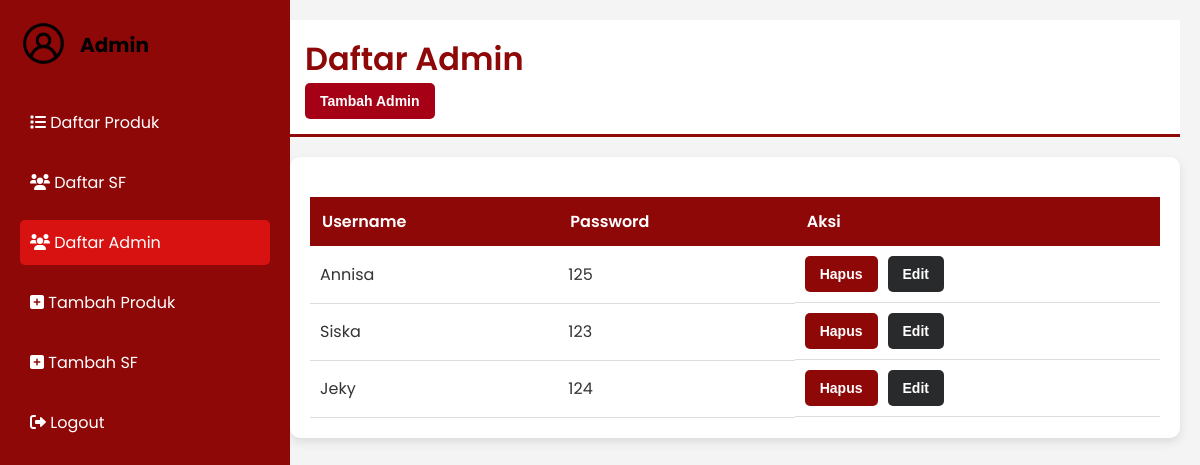
Screenshot of /indihome-catalog/daftar_admin.php (signed in) with the database file from the repository.
### tables this page shows
CREATE TABLE `users` (
  `id` int(11) NOT NULL,
  `username` varchar(50) NOT NULL,
  `password` varchar(50) NOT NULL
);

### indihome-catalog/daftar_admin.php (the view, shortened to what this page needs)
<!DOCTYPE html>
<html lang="id">
<head>
    <link rel="stylesheet" href="css/admin.css">
    <link rel="stylesheet" href="https://cdnjs.cloudflare.com/ajax/libs/font-awesome/6.0.0-beta3/css/all.min.css">
</head>
<body>
    <div class="sidebar">
        <div class="logo-container">
            <img src="images/Admin.png" alt="Admin Logo" class="admin-logo">
            <h2>Admin</h2>
        </div>
        <ul>
            <li><a href="daftar_produk.php"><i class="fas fa-list"></i> Daftar Produk</a></li>
            <li><a href="daftar_sf.php"><i class="fas fa-users"></i> Daftar SF</a></li>
            <li><a href="daftar_admin.php" class="active"><i class="fas fa-users"></i> Daftar Admin</a></li>
            <li><a href="tambah_produk.php"><i class="fas fa-plus-square"></i> Tambah Produk</a></li>
            <li><a href="tambah_sf.php"><i class="fas fa-plus-square"></i> Tambah SF</a></li>
            <li><a href="logout.php"><i class="fas fa-sign-out-alt"></i> Logout</a></li>
        </ul>
    </div>
    <div class="main-content">
        <header>
            <h1>Daftar Admin</h1>
            <button class="add-admin-btn" onclick="openOverlay('add-overlay')">Tambah Admin</button>
        </header>
<section class="table-section">
    <table>
        <tr>
            <th>Username</th>
            <th>Password</th>
            <th>Aksi</th>
        </tr>
        <?php
        include('db.php');
        $result = $conn->query("SELECT * FROM users");
        while ($row = $result->fetch_assoc()) {
            echo "<tr>";
            echo "<td>" . htmlspecialchars($row['username']) . "</td>";
            echo "<td>" . htmlspecialchars($row['password']) . "</td>";
            echo "<td class='action-buttons'>
                    <form action='process_admin.php' method='post' style='display:inline;'>
                        <input type='hidden' name='action' value='delete'>
                        <input type='hidden' name='username' value='" . htmlspecialchars($row['username']) . "'>
                        <button type='submit' class='delete'>Hapus</button>
                    </form>
                    <button type='button' class='edit' onclick=\"openOverlay('edit-overlay', '" . htmlspecialchars($row['username']) . "', '" . htmlspecialchars($row['password']) . "')\">Edit</button>
                  </td>";
            echo "</tr>";
        }
        ?>
    </table>
</section>
    </div>
</body>
</html>

### indihome-catalog/css/admin.css (style rules this page uses)
body { font-family: 'Poppins', sans-serif; margin: 0; padding: 0; background-color: #f4f4f4; color: #333; display: flex; min-height: 100vh; }
.sidebar { width: 250px; background-color: #8f0808; padding: 20px; height: 100vh; position: fixed; top: 0; left: 0; color: #fff; }
.sidebar { width: 250px; transition: transform 0.3s ease; }
.logo-container { display: flex; align-items: center; margin-bottom: 30px; }
.admin-logo { width: 50px; height: auto; margin-right: 10px; }
.sidebar h2 { margin: 0; font-size: 20px; color: #000; }
.sidebar ul { list-style-type: none; padding: 0; }
.sidebar ul li { margin: 15px 0; }
.sidebar ul li a { color: #fff; text-decoration: none; font-size: 16px; display: block; padding: 10px; border-radius: 5px; transition: background-color 0.3s ease; }
.sidebar ul li a:hover, .sidebar ul li a.active { background-color: #d81111; }
.main-content { margin-left: 270px; padding: 20px; flex: 1; }
header { background-color: #ffffff; padding: 15px; border-bottom: 3px solid #8f0808; margin-bottom: 20px; }
header h1 { margin: 0; color: #8f0808; font-weight: 600; }
.form-section, .table-section { background-color: #ffffff; padding: 20px; border-radius: 10px; margin-bottom: 30px; box-shadow: 0 4px 10px rgba(0, 0, 0, 0.1); }
form button[type="submit"] { padding: 10px 15px; background-color: #8f0808; color: #ffffff; border: none; border-radius: 5px; cursor: pointer; font-weight: 600; font-size: 14px; }
table { width: 100%; border-collapse: collapse; margin-top: 20px; }
table th { background-color: #8f0808; color: #ffffff; padding: 12px; text-align: left; font-weight: 600; }
table td { padding: 10px; border-bottom: 1px solid #ddd; text-align: left; }
.action-buttons { display: flex; gap: 10px; }
.edit { padding: 10px 15px; background-color: #292a2b; color: #ffffff; border: none; border-radius: 5px; cursor: pointer; font-weight: 600; font-size: 14px; }
.add-admin-btn { padding: 10px 15px; background-color: #a50015; color: #ffffff; border: none; border-radius: 5px; cursor: pointer; font-weight: 600; font-size: 14px; text-align: center; display: inline-block; transition: background-color 0.3s ease; }

### rows the page displays
users: username "Annisa", password "125"
users: username "Siska", password "123"
users: username "Jeky", password "124"
